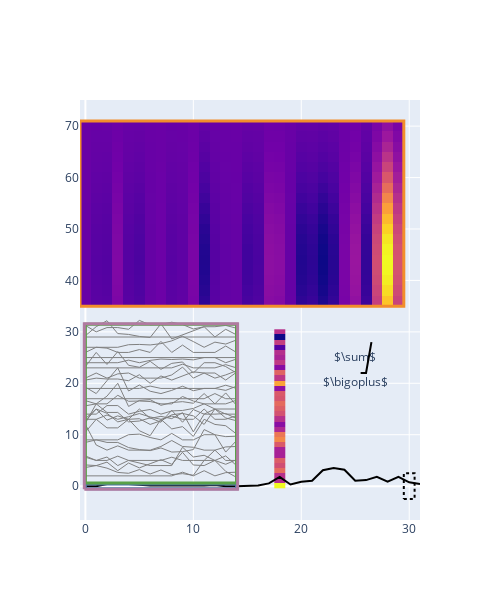

Notebook cell for this chart:
### Code cell
limit_pop = 30
psth_scaling = 5
psth_start = 100 - 15 # half the strf on the probe
extra_resp = 2 # how much the response protrudes from the STRF. min 1
STRF_vert_offset = 5
STRF_vert_scaling = 2


if limit_pop:
    pop_to_plot = pop_raster[:limit_pop,:]
    weights_to_plot = pop_weight[:limit_pop+1]
else:
    pop_to_plot = pop_raster
    weights_to_plot = pop_weight

n_pshts = pop_to_plot.shape[0] + 1

fig = go.Figure()
for ll, cellpsth in enumerate(pop_to_plot):
    cellpsth = cellpsth[psth_start:psth_start+int(strf.shape[1]/2)] * psth_scaling + ll + 1
    x=np.linspace(0,cellpsth.shape[0], int(strf.shape[1]/2), endpoint=False)

    fig.add_trace(
        go.Scatter(x=x, y=cellpsth,
                   mode='lines',
                   opacity=1,
                   line=dict(
                       color='gray',
                       width=1
                   ),
                   showlegend=False
                   )
    )


resp_psth = resp_raster[psth_start:psth_start+strf.shape[1]+extra_resp] * psth_scaling
x=np.linspace(0,resp_psth.shape[0], strf.shape[1]+extra_resp, endpoint=False)
fig.add_trace(
    go.Scatter(x=x, y=resp_psth,
               mode='lines',
               opacity=1,
               line=dict(
                   color='black',
                   width=2
               ),
               showlegend=False
               )
)

fig.add_trace(go.Heatmap(z=strf[:,::-1],
                         y0=n_pshts + 5 , dy=2,
                         showscale=False)
              )
fig.add_trace(go.Heatmap(z=weights_to_plot[:,None],
                         x0=18, dx=1,
                         y0=0, dy=1,
                         showscale=False)
              )



# box around STRF
y0 = n_pshts + STRF_vert_offset
dy = strf.shape[0] * STRF_vert_scaling
x0 = 0
dx = strf.shape[1]
x = np.array([x0, x0+dx, x0+dx, x0, x0]) - 0.5
y = np.array([y0, y0, y0+dy, y0+dy, y0]) - (0.5 * STRF_vert_scaling)
box_color = MODEL_COLORMAP['matchl_STRF']
STRF_box = (x, y, box_color)

# box around  self PSTH
x = np.array([0, int(strf.shape[1]/2)-1, int(strf.shape[1]/2)-1, 0, 0])
y = np.array([0, 0, 0.9, 0.9, 0]) -0.5
box_color = MODEL_COLORMAP['matchl_self']
self_box = (x, y, box_color)

# box around population PSTH
x = np.array([0, int(strf.shape[1]/2)-1, int(strf.shape[1]/2)-1, 0, 0])
y = np.array([1.1, 1.1, n_pshts+1, n_pshts+1, 1]) -0.5
box_color = MODEL_COLORMAP['matchl_pop']
pop_box = (x, y, box_color)

# box around ful PSTH
x = np.array([-0.1, int(strf.shape[1]/2)-0.9, int(strf.shape[1]/2)-0.9, -0.1, -0.1])
y = np.array([-0.1, -0.1, n_pshts+1.1, n_pshts+1.1, -0.1]) -0.5
box_color = MODEL_COLORMAP['matchl_full']
full_box = (x, y, box_color)

for x, y, color in [STRF_box, self_box, pop_box, full_box]:
# for x, y, color in [STRF_box, self_box,]:
    fig.add_trace(go.Scatter(x=x,
                             y=y,
                             mode='lines',
                             line=dict(color=color,
                                       dash='solid',
                                       width=3),
                             showlegend=False
                             )
                  )


# box around value to predict
x = (np.array([0,1,1,0,0])-0.5) * 1 + 30
y = (np.array([0,0,1,1,0])-0.5) * 5 + 0
fig.add_trace(go.Scatter(x=x,
                         y=y,
                         mode='lines',
                         line=dict(color='black',
                                   dash='dot'),
                         showlegend=False
                         )
              )

#

# add extra in place symbols
fig.add_trace(go.Scatter(x=[25, 25], y =[25,20],
                         text=[r'$\sum$',
                               r'$\bigoplus$'],
                         mode='text',
                         showlegend=False)
              )

# relu
x = np.array([-1,0,1]) * 0.5 + 26
y = np.array([-0.5,-0.5,0.5]) * 6 + 25
fig.add_trace(go.Scatter(x=x, y=y,
                         mode='lines',
                         line=dict(color='black',
                                   width=2),
                         showlegend=False)
              )


if 'model_cartoon' in panels:
    panels.pop('model_cartoon')

panels['model_cartoon'].extend(fig['data'])
fig.update_layout(height=600, width=500)
fig.show()
# img_bytes = fig.to_image(format="png", width=500, height=600)
# Image(img_bytes)

### Figure 1 — Plotly figure (JSON) as saved in the notebook; plotly's stock layout.template omitted (floating-point values rounded to 4 significant figures; data arrays with more than 128 entries replaced by an {"elided": "..."} marker saying what was removed)
{"data": [{"line": {"color": "gray", "width": 1}, "mode": "lines", "opacity": 1, "showlegend": false, "x": [0.0, 1.0, 2.0, 3.0, 4.0, 5.0, 6.0, 7.0, 8.0, 9.0, 10.0, 11.0, 12.0, 13.0, 14.0], "y": [4.125, 4.0, 3.5, 2.667, 2.5, 3.222, 2.364, 3.143, 2.25, 2.429, 2.111, 5.0, 5.0, 2.875, 1.714], "type": "scatter"}, {"line": {"color": "gray", "width": 1}, "mode": "lines", "opacity": 1, "showlegend": false, "x": [0.0, 1.0, 2.0, 3.0, 4.0, 5.0, 6.0, 7.0, 8.0, 9.0, 10.0, 11.0, 12.0, 13.0, 14.0], "y": [2.0, 2.0, 2.0, 2.0, 2.0, 2.0, 2.0, 2.0, 2.0, 2.714, 2.0, 3.0, 2.0, 2.625, 2.714], "type": "scatter"}, {"line": {"color": "gray", "width": 1}, "mode": "lines", "opacity": 1, "showlegend": false, "x": [0.0, 1.0, 2.0, 3.0, 4.0, 5.0, 6.0, 7.0, 8.0, 9.0, 10.0, 11.0, 12.0, 13.0, 14.0], "y": [3.625, 4.0, 4.667, 3.0, 4.5, 3.556, 4.364, 5.143, 4.25, 6.571, 4.111, 4.0, 5.0, 4.25, 5.143], "type": "scatter"}, {"line": {"color": "gray", "width": 1}, "mode": "lines", "opacity": 1, "showlegend": false, "x": [0.0, 1.0, 2.0, 3.0, 4.0, 5.0, 6.0, 7.0, 8.0, 9.0, 10.0, 11.0, 12.0, 13.0, 14.0], "y": [5.875, 5.0, 5.667, 4.0, 5.0, 4.556, 4.0, 4.0, 4.0, 7.571, 5.667, 6.0, 5.0, 5.875, 4.0], "type": "scatter"}, {"line": {"color": "gray", "width": 1}, "mode": "lines", "opacity": 1, "showlegend": false, "x": [0.0, 1.0, 2.0, 3.0, 4.0, 5.0, 6.0, 7.0, 8.0, 9.0, 10.0, 11.0, 12.0, 13.0, 14.0], "y": [5.625, 5.0, 5.0, 5.833, 5.0, 5.0, 5.0, 5.0, 5.625, 5.0, 5.0, 5.0, 7.0, 5.0, 5.0], "type": "scatter"}, {"line": {"color": "gray", "width": 1}, "mode": "lines", "opacity": 1, "showlegend": false, "x": [0.0, 1.0, 2.0, 3.0, 4.0, 5.0, 6.0, 7.0, 8.0, 9.0, 10.0, 11.0, 12.0, 13.0, 14.0], "y": [8.5, 9.0, 8.5, 8.5, 7.5, 7.111, 6.909, 7.429, 6.625, 6.714, 7.111, 11.0, 10.0, 6.625, 8.857], "type": "scatter"}, {"line": {"color": "gray", "width": 1}, "mode": "lines", "opacity": 1, "showlegend": false, "x": [0.0, 1.0, 2.0, 3.0, 4.0, 5.0, 6.0, 7.0, 8.0, 9.0, 10.0, 11.0, 12.0, 13.0, 14.0], "y": [12.0, 8.0, 7.0, 7.833, 7.0, 7.0, 7.0, 7.714, 8.875, 7.714, 7.556, 7.0, 7.0, 7.625, 7.714], "type": "scatter"}, {"line": {"color": "gray", "width": 1}, "mode": "lines", "opacity": 1, "showlegend": false, "x": [0.0, 1.0, 2.0, 3.0, 4.0, 5.0, 6.0, 7.0, 8.0, 9.0, 10.0, 11.0, 12.0, 13.0, 14.0], "y": [10.5, 13.0, 11.33, 11.33, 13.0, 10.78, 9.818, 13.0, 11.12, 11.57, 9.667, 13.0, 12.0, 11.75, 10.14], "type": "scatter"}, {"line": {"color": "gray", "width": 1}, "mode": "lines", "opacity": 1, "showlegend": false, "x": [0.0, 1.0, 2.0, 3.0, 4.0, 5.0, 6.0, 7.0, 8.0, 9.0, 10.0, 11.0, 12.0, 13.0, 14.0], "y": [9.0, 9.0, 9.0, 9.0, 10.0, 10.11, 9.455, 9.0, 10.25, 9.0, 9.0, 10.0, 10.0, 9.625, 9.714], "type": "scatter"}, {"line": {"color": "gray", "width": 1}, "mode": "lines", "opacity": 1, "showlegend": false, "x": [0.0, 1.0, 2.0, 3.0, 4.0, 5.0, 6.0, 7.0, 8.0, 9.0, 10.0, 11.0, 12.0, 13.0, 14.0], "y": [13.12, 15.0, 14.17, 12.5, 13.0, 15.0, 13.18, 13.57, 13.12, 14.29, 10.56, 14.0, 15.0, 15.0, 15.0], "type": "scatter"}, {"line": {"color": "gray", "width": 1}, "mode": "lines", "opacity": 1, "showlegend": false, "x": [0.0, 1.0, 2.0, 3.0, 4.0, 5.0, 6.0, 7.0, 8.0, 9.0, 10.0, 11.0, 12.0, 13.0, 14.0], "y": [12.25, 16.0, 14.33, 14.33, 12.5, 12.67, 13.27, 12.43, 14.75, 12.43, 14.89, 14.0, 14.0, 14.12, 13.14], "type": "scatter"}, {"line": {"color": "gray", "width": 1}, "mode": "lines", "opacity": 1, "showlegend": false, "x": [0.0, 1.0, 2.0, 3.0, 4.0, 5.0, 6.0, 7.0, 8.0, 9.0, 10.0, 11.0, 12.0, 13.0, 14.0], "y": [12.62, 15.0, 12.83, 13.67, 13.0, 13.11, 12.0, 12.71, 13.88, 14.14, 13.67, 12.0, 15.0, 13.25, 12.71], "type": "scatter"}, {"line": {"color": "gray", "width": 1}, "mode": "lines", "opacity": 1, "showlegend": false, "x": [0.0, 1.0, 2.0, 3.0, 4.0, 5.0, 6.0, 7.0, 8.0, 9.0, 10.0, 11.0, 12.0, 13.0, 14.0], "y": [13.0, 13.0, 13.83, 13.0, 13.5, 14.11, 13.45, 13.0, 13.62, 13.0, 13.0, 15.0, 13.0, 13.0, 13.71], "type": "scatter"}, {"line": {"color": "gray", "width": 1}, "mode": "lines", "opacity": 1, "showlegend": false, "x": [0.0, 1.0, 2.0, 3.0, 4.0, 5.0, 6.0, 7.0, 8.0, 9.0, 10.0, 11.0, 12.0, 13.0, 14.0], "y": [14.0, 14.0, 15.67, 15.67, 14.0, 14.56, 14.91, 14.0, 14.62, 14.71, 15.11, 16.0, 15.0, 14.0, 14.0], "type": "scatter"}, {"line": {"color": "gray", "width": 1}, "mode": "lines", "opacity": 1, "showlegend": false, "x": [0.0, 1.0, 2.0, 3.0, 4.0, 5.0, 6.0, 7.0, 8.0, 9.0, 10.0, 11.0, 12.0, 13.0, 14.0], "y": [15.62, 16.0, 17.5, 20.0, 15.5, 16.67, 16.82, 15.71, 16.25, 16.43, 16.11, 18.0, 16.0, 18.12, 15.71], "type": "scatter"}, {"line": {"color": "gray", "width": 1}, "mode": "lines", "opacity": 1, "showlegend": false, "x": [0.0, 1.0, 2.0, 3.0, 4.0, 5.0, 6.0, 7.0, 8.0, 9.0, 10.0, 11.0, 12.0, 13.0, 14.0], "y": [16.62, 16.0, 16.0, 17.67, 16.5, 16.56, 16.45, 16.0, 16.0, 17.43, 16.56, 16.0, 16.0, 16.0, 16.71], "type": "scatter"}, {"line": {"color": "gray", "width": 1}, "mode": "lines", "opacity": 1, "showlegend": false, "x": [0.0, 1.0, 2.0, 3.0, 4.0, 5.0, 6.0, 7.0, 8.0, 9.0, 10.0, 11.0, 12.0, 13.0, 14.0], "y": [17.0, 17.0, 17.0, 17.0, 17.0, 17.0, 17.0, 17.0, 17.0, 17.0, 17.0, 17.0, 18.0, 17.0, 17.0], "type": "scatter"}, {"line": {"color": "gray", "width": 1}, "mode": "lines", "opacity": 1, "showlegend": false, "x": [0.0, 1.0, 2.0, 3.0, 4.0, 5.0, 6.0, 7.0, 8.0, 9.0, 10.0, 11.0, 12.0, 13.0, 14.0], "y": [19.25, 18.0, 20.5, 23.0, 18.5, 19.67, 18.45, 18.0, 18.62, 19.43, 18.56, 19.0, 19.0, 18.62, 19.43], "type": "scatter"}, {"line": {"color": "gray", "width": 1}, "mode": "lines", "opacity": 1, "showlegend": false, "x": [0.0, 1.0, 2.0, 3.0, 4.0, 5.0, 6.0, 7.0, 8.0, 9.0, 10.0, 11.0, 12.0, 13.0, 14.0], "y": [19.0, 19.0, 19.0, 19.0, 19.0, 19.0, 19.45, 19.0, 19.0, 19.0, 19.0, 19.0, 19.0, 19.62, 19.0], "type": "scatter"}, {"line": {"color": "gray", "width": 1}, "mode": "lines", "opacity": 1, "showlegend": false, "x": [0.0, 1.0, 2.0, 3.0, 4.0, 5.0, 6.0, 7.0, 8.0, 9.0, 10.0, 11.0, 12.0, 13.0, 14.0], "y": [20.62, 21.0, 20.83, 20.83, 20.5, 21.67, 20.0, 21.43, 20.62, 21.43, 22.22, 22.0, 22.0, 20.62, 22.14], "type": "scatter"}, {"line": {"color": "gray", "width": 1}, "mode": "lines", "opacity": 1, "showlegend": false, "x": [0.0, 1.0, 2.0, 3.0, 4.0, 5.0, 6.0, 7.0, 8.0, 9.0, 10.0, 11.0, 12.0, 13.0, 14.0], "y": [21.0, 22.0, 21.0, 21.83, 22.0, 21.0, 21.0, 21.0, 21.62, 23.14, 21.0, 22.0, 21.0, 21.62, 22.43], "type": "scatter"}, {"line": {"color": "gray", "width": 1}, "mode": "lines", "opacity": 1, "showlegend": false, "x": [0.0, 1.0, 2.0, 3.0, 4.0, 5.0, 6.0, 7.0, 8.0, 9.0, 10.0, 11.0, 12.0, 13.0, 14.0], "y": [23.25, 26.0, 23.67, 26.17, 23.5, 23.11, 24.27, 22.71, 23.88, 24.14, 22.0, 24.0, 24.0, 23.25, 22.0], "type": "scatter"}, {"line": {"color": "gray", "width": 1}, "mode": "lines", "opacity": 1, "showlegend": false, "x": [0.0, 1.0, 2.0, 3.0, 4.0, 5.0, 6.0, 7.0, 8.0, 9.0, 10.0, 11.0, 12.0, 13.0, 14.0], "y": [23.0, 23.0, 23.0, 23.0, 23.0, 23.0, 23.0, 23.0, 23.0, 23.71, 23.0, 23.0, 23.0, 23.62, 23.0], "type": "scatter"}, {"line": {"color": "gray", "width": 1}, "mode": "lines", "opacity": 1, "showlegend": false, "x": [0.0, 1.0, 2.0, 3.0, 4.0, 5.0, 6.0, 7.0, 8.0, 9.0, 10.0, 11.0, 12.0, 13.0, 14.0], "y": [24.0, 24.0, 24.0, 24.0, 24.5, 24.0, 24.45, 24.71, 24.62, 24.71, 24.56, 25.0, 25.0, 24.0, 24.71], "type": "scatter"}, {"line": {"color": "gray", "width": 1}, "mode": "lines", "opacity": 1, "showlegend": false, "x": [0.0, 1.0, 2.0, 3.0, 4.0, 5.0, 6.0, 7.0, 8.0, 9.0, 10.0, 11.0, 12.0, 13.0, 14.0], "y": [25.0, 25.0, 25.0, 25.0, 25.0, 25.0, 25.0, 25.0, 25.0, 25.0, 25.0, 25.0, 25.0, 25.0, 25.0], "type": "scatter"}, {"line": {"color": "gray", "width": 1}, "mode": "lines", "opacity": 1, "showlegend": false, "x": [0.0, 1.0, 2.0, 3.0, 4.0, 5.0, 6.0, 7.0, 8.0, 9.0, 10.0, 11.0, 12.0, 13.0, 14.0], "y": [26.0, 27.0, 26.83, 26.0, 26.0, 26.56, 26.0, 28.14, 26.0, 27.43, 26.0, 26.0, 26.0, 27.25, 26.0], "type": "scatter"}, {"line": {"color": "gray", "width": 1}, "mode": "lines", "opacity": 1, "showlegend": false, "x": [0.0, 1.0, 2.0, 3.0, 4.0, 5.0, 6.0, 7.0, 8.0, 9.0, 10.0, 11.0, 12.0, 13.0, 14.0], "y": [27.0, 27.0, 27.0, 27.0, 27.5, 27.56, 27.45, 27.71, 28.25, 29.14, 28.11, 27.0, 28.0, 27.62, 28.43], "type": "scatter"}, {"line": {"color": "gray", "width": 1}, "mode": "lines", "opacity": 1, "showlegend": false, "x": [0.0, 1.0, 2.0, 3.0, 4.0, 5.0, 6.0, 7.0, 8.0, 9.0, 10.0, 11.0, 12.0, 13.0, 14.0], "y": [29.25, 31.0, 32.17, 29.67, 29.5, 29.11, 28.91, 31.57, 28.62, 29.43, 30.22, 31.0, 29.0, 30.5, 29.43], "type": "scatter"}, {"line": {"color": "gray", "width": 1}, "mode": "lines", "opacity": 1, "showlegend": false, "x": [0.0, 1.0, 2.0, 3.0, 4.0, 5.0, 6.0, 7.0, 8.0, 9.0, 10.0, 11.0, 12.0, 13.0, 14.0], "y": [29.0, 29.0, 29.0, 29.0, 29.0, 29.0, 29.0, 29.0, 29.0, 29.0, 29.0, 29.0, 29.0, 29.0, 29.0], "type": "scatter"}, {"line": {"color": "gray", "width": 1}, "mode": "lines", "opacity": 1, "showlegend": false, "x": [0.0, 1.0, 2.0, 3.0, 4.0, 5.0, 6.0, 7.0, 8.0, 9.0, 10.0, 11.0, 12.0, 13.0, 14.0], "y": [31.25, 30.0, 30.83, 30.83, 30.5, 32.22, 31.36, 31.43, 31.88, 31.43, 30.56, 31.0, 31.0, 31.25, 30.71], "type": "scatter"}, {"line": {"color": "black", "width": 2}, "mode": "lines", "opacity": 1, "showlegend": false, "x": [0.0, 1.0, 2.0, 3.0, 4.0, 5.0, 6.0, 7.0, 8.0, 9.0, 10.0, 11.0, 12.0, 13.0, 14.0, 15.0, 16.0, 17.0, 18.0, 19.0, 20.0, 21.0, 22.0, 23.0, 24.0, 25.0, 26.0, 27.0, 28.0, 29.0, 30.0, 31.0], "y": [0.0, 0.0, 0.4255, 0.5319, 0.4255, 0.2128, 0.1064, 0.1064, 0.1064, 0.0, 0.0, 0.1064, 0.2128, 0.0, 0.0, 0.0, 0.1064, 0.5319, 1.809, 0.3191, 0.8511, 1.064, 3.085, 3.511, 3.191, 1.064, 1.17, 1.809, 0.8511, 1.809, 0.7447, 0.4255], "type": "scatter"}, {"dy": 2, "showscale": false, "y0": 36, "z": {"elided": "18x30 float values"}, "type": "heatmap"}, {"dx": 1, "dy": 1, "showscale": false, "x0": 18, "y0": 0, "z": [[0.2495], [-0.04548], [-0.04034], [0.05817], [0.01206], [0.03714], [-0.06522], [-0.06513], [0.03214], [0.1056], [0.07901], [-0.053], [-0.1085], [-0.03895], [0.0182], [0.03892], [0.05814], [0.0221], [0.03056], [-0.09897], [0.1434], [-0.02777], [0.04669], [-0.1117], [-0.024], [-0.06105], [-0.04252], [-0.178], [-0.01642], [-0.2498], [-0.03982]], "type": "heatmap"}, {"line": {"color": "#F28E2B", "dash": "solid", "width": 3}, "mode": "lines", "showlegend": false, "x": [-0.5, 29.5, 29.5, -0.5, -0.5], "y": [35.0, 35.0, 71.0, 71.0, 35.0], "type": "scatter"}, {"line": {"color": "#4E79A7", "dash": "solid", "width": 3}, "mode": "lines", "showlegend": false, "x": [0, 14, 14, 0, 0], "y": [-0.5, -0.5, 0.4, 0.4, -0.5], "type": "scatter"}, {"line": {"color": "#59A147", "dash": "solid", "width": 3}, "mode": "lines", "showlegend": false, "x": [0, 14, 14, 0, 0], "y": [0.6, 0.6, 31.5, 31.5, 0.5], "type": "scatter"}, {"line": {"color": "#B07AA1", "dash": "solid", "width": 3}, "mode": "lines", "showlegend": false, "x": [-0.1, 14.1, 14.1, -0.1, -0.1], "y": [-0.6, -0.6, 31.6, 31.6, -0.6], "type": "scatter"}, {"line": {"color": "black", "dash": "dot"}, "mode": "lines", "showlegend": false, "x": [29.5, 30.5, 30.5, 29.5, 29.5], "y": [-2.5, -2.5, 2.5, 2.5, -2.5], "type": "scatter"}, {"mode": "text", "showlegend": false, "text": ["$\\sum$", "$\\bigoplus$"], "x": [25, 25], "y": [25, 20], "type": "scatter"}, {"line": {"color": "black", "width": 2}, "mode": "lines", "showlegend": false, "x": [25.5, 26.0, 26.5], "y": [22.0, 22.0, 28.0], "type": "scatter"}], "layout": {"height": 600, "width": 500}}
